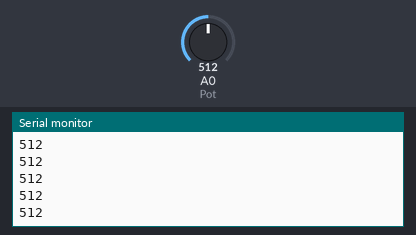
The sketch below on a simulated Arduino Uno, built with avr-gcc and run on an emulated ATmega328P. Shown: the last lines printed to the serial monitor. The inputs (shaded band) are chosen by the test bench; at power-on: A0 (Pot) = 512.

Above: at 1.2 s.
1.3 s: A0 (Pot) set to 716
At 1.31 s:
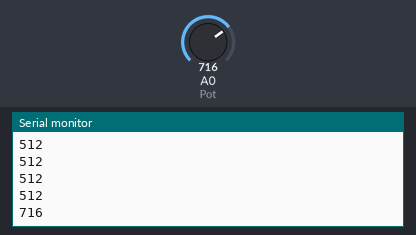
2.8 s: A0 (Pot) set to 900
At 2.81 s:
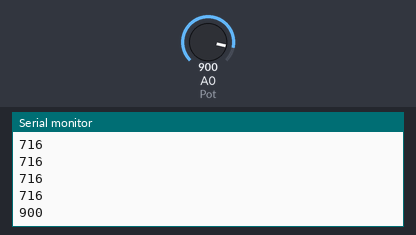
Timing chart, 0 to 5.8 s (numbered marks = the images above; inputs shaded):
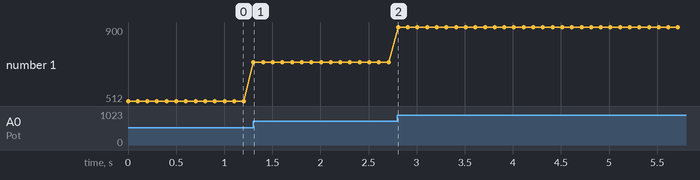

Measured:
- after the input at 1.3 s, the serial monitor: prints a new line at once (image 1)
- after the input at 2.8 s, the serial monitor: prints a new line at once (image 2)
- plotted number 1: 512 → 716 after the input at 1.3 s, 716 → 900 after the input at 2.8 s

The sketch:

Potenciometro.ino
```cpp
int Pot = A0;

void setup() {
  pinMode(Pot, INPUT);
  Serial.begin(9600);

}

void loop() {
  int Valor = analogRead(Pot);
  Serial.println(Valor);
  delay(100);
}
```
